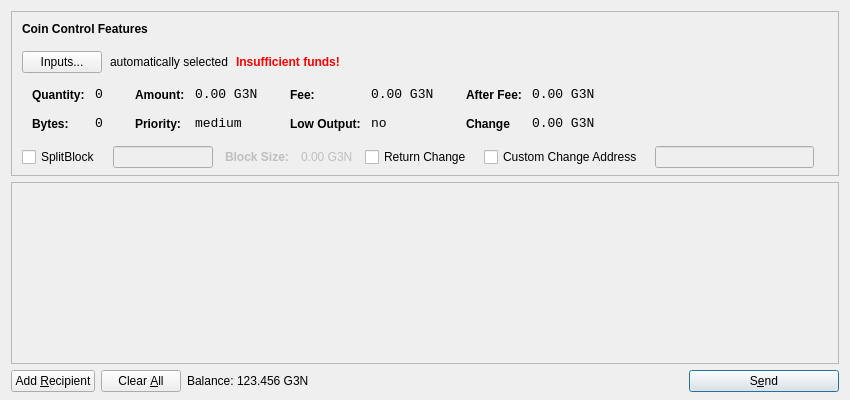
<?xml version="1.0" encoding="UTF-8"?>
<ui version="4.0">
 <class>SendCoinsDialog</class>
 <widget class="QDialog" name="SendCoinsDialog">
  <property name="geometry">
   <rect>
    <x>0</x>
    <y>0</y>
    <width>850</width>
    <height>400</height>
   </rect>
  </property>
  <property name="windowTitle">
   <string>Send Coins</string>
  </property>
  <layout class="QVBoxLayout" name="verticalLayout" stretch="0,1,0">
   <property name="bottomMargin">
    <number>8</number>
   </property>
   <item>
    <widget class="QFrame" name="frameCoinControl">
     <property name="sizePolicy">
      <sizepolicy hsizetype="Expanding" vsizetype="Expanding">
       <horstretch>0</horstretch>
       <verstretch>0</verstretch>
      </sizepolicy>
     </property>
     <property name="maximumSize">
      <size>
       <width>16777215</width>
       <height>16777215</height>
      </size>
     </property>
     <property name="frameShape">
      <enum>QFrame::StyledPanel</enum>
     </property>
     <property name="frameShadow">
      <enum>QFrame::Sunken</enum>
     </property>
     <layout class="QVBoxLayout" name="verticalLayoutCoinControl2">
      <property name="spacing">
       <number>-1</number>
      </property>
      <property name="leftMargin">
       <number>0</number>
      </property>
      <property name="topMargin">
       <number>0</number>
      </property>
      <property name="rightMargin">
       <number>0</number>
      </property>
      <property name="bottomMargin">
       <number>6</number>
      </property>
      <item>
       <layout class="QVBoxLayout" name="verticalLayoutCoinControl" stretch="0,0,0,0,1">
        <property name="spacing">
         <number>0</number>
        </property>
        <property name="leftMargin">
         <number>10</number>
        </property>
        <property name="topMargin">
         <number>10</number>
        </property>
        <item>
         <layout class="QHBoxLayout" name="horizontalLayoutCoinControl1">
          <property name="bottomMargin">
           <number>15</number>
          </property>
          <item>
           <widget class="QLabel" name="labelCoinControlFeatures">
            <property name="sizePolicy">
             <sizepolicy hsizetype="Preferred" vsizetype="Maximum">
              <horstretch>0</horstretch>
              <verstretch>0</verstretch>
             </sizepolicy>
            </property>
            <property name="font">
             <font>
              <weight>75</weight>
              <bold>true</bold>
             </font>
            </property>
            <property name="styleSheet">
             <string notr="true">font-weight:bold;</string>
            </property>
            <property name="text">
             <string>Coin Control Features</string>
            </property>
           </widget>
          </item>
         </layout>
        </item>
        <item>
         <layout class="QHBoxLayout" name="horizontalLayoutCoinControl2" stretch="0,0,0,0">
          <property name="spacing">
           <number>8</number>
          </property>
          <property name="bottomMargin">
           <number>10</number>
          </property>
          <item>
           <widget class="QPushButton" name="pushButtonCoinControl">
            <property name="styleSheet">
             <string notr="true"/>
            </property>
            <property name="text">
             <string>Inputs...</string>
            </property>
           </widget>
          </item>
          <item>
           <widget class="QLabel" name="labelCoinControlAutomaticallySelected">
            <property name="text">
             <string>automatically selected</string>
            </property>
            <property name="margin">
             <number>5</number>
            </property>
           </widget>
          </item>
          <item>
           <widget class="QLabel" name="labelCoinControlInsuffFunds">
            <property name="font">
             <font>
              <weight>75</weight>
              <bold>true</bold>
             </font>
            </property>
            <property name="styleSheet">
             <string notr="true">color:red;font-weight:bold;</string>
            </property>
            <property name="text">
             <string>Insufficient funds!</string>
            </property>
            <property name="margin">
             <number>5</number>
            </property>
           </widget>
          </item>
          <item>
           <spacer name="horizontalSpacerCoinControl">
            <property name="orientation">
             <enum>Qt::Horizontal</enum>
            </property>
            <property name="sizeHint" stdset="0">
             <size>
              <width>40</width>
              <height>1</height>
             </size>
            </property>
           </spacer>
          </item>
         </layout>
        </item>
        <item>
         <widget class="QWidget" name="widgetCoinControl" native="true">
          <property name="sizePolicy">
           <sizepolicy hsizetype="Preferred" vsizetype="Preferred">
            <horstretch>0</horstretch>
            <verstretch>0</verstretch>
           </sizepolicy>
          </property>
          <property name="minimumSize">
           <size>
            <width>0</width>
            <height>0</height>
           </size>
          </property>
          <property name="styleSheet">
           <string notr="true"/>
          </property>
          <layout class="QHBoxLayout" name="horizontalLayoutCoinControl5">
           <property name="margin">
            <number>0</number>
           </property>
           <item>
            <layout class="QHBoxLayout" name="horizontalLayoutCoinControl3" stretch="0,0,0,1">
             <property name="spacing">
              <number>20</number>
             </property>
             <property name="topMargin">
              <number>0</number>
             </property>
             <property name="bottomMargin">
              <number>10</number>
             </property>
             <item>
              <layout class="QFormLayout" name="formLayoutCoinControl1">
               <property name="horizontalSpacing">
                <number>10</number>
               </property>
               <property name="verticalSpacing">
                <number>14</number>
               </property>
               <property name="leftMargin">
                <number>10</number>
               </property>
               <property name="topMargin">
                <number>4</number>
               </property>
               <property name="rightMargin">
                <number>6</number>
               </property>
               <item row="0" column="0">
                <widget class="QLabel" name="labelCoinControlQuantityText">
                 <property name="styleSheet">
                  <string notr="true">font-weight:bold;</string>
                 </property>
                 <property name="text">
                  <string>Quantity:</string>
                 </property>
                 <property name="margin">
                  <number>0</number>
                 </property>
                </widget>
               </item>
               <item row="0" column="1">
                <widget class="QLabel" name="labelCoinControlQuantity">
                 <property name="font">
                  <font>
                   <family>Monospace</family>
                   <pointsize>10</pointsize>
                  </font>
                 </property>
                 <property name="cursor">
                  <cursorShape>IBeamCursor</cursorShape>
                 </property>
                 <property name="contextMenuPolicy">
                  <enum>Qt::ActionsContextMenu</enum>
                 </property>
                 <property name="text">
                  <string>0</string>
                 </property>
                 <property name="margin">
                  <number>0</number>
                 </property>
                 <property name="textInteractionFlags">
                  <set>Qt::LinksAccessibleByMouse|Qt::TextSelectableByKeyboard|Qt::TextSelectableByMouse</set>
                 </property>
                </widget>
               </item>
               <item row="1" column="0">
                <widget class="QLabel" name="labelCoinControlBytesText">
                 <property name="styleSheet">
                  <string notr="true">font-weight:bold;</string>
                 </property>
                 <property name="text">
                  <string>Bytes:</string>
                 </property>
                </widget>
               </item>
               <item row="1" column="1">
                <widget class="QLabel" name="labelCoinControlBytes">
                 <property name="font">
                  <font>
                   <family>Monospace</family>
                   <pointsize>10</pointsize>
                  </font>
                 </property>
                 <property name="cursor">
                  <cursorShape>IBeamCursor</cursorShape>
                 </property>
                 <property name="contextMenuPolicy">
                  <enum>Qt::ActionsContextMenu</enum>
                 </property>
                 <property name="text">
                  <string>0</string>
                 </property>
                 <property name="textInteractionFlags">
                  <set>Qt::LinksAccessibleByMouse|Qt::TextSelectableByKeyboard|Qt::TextSelectableByMouse</set>
                 </property>
                </widget>
               </item>
              </layout>
             </item>
             <item>
              <layout class="QFormLayout" name="formLayoutCoinControl2">
               <property name="horizontalSpacing">
                <number>10</number>
               </property>
               <property name="verticalSpacing">
                <number>14</number>
               </property>
               <property name="leftMargin">
                <number>6</number>
               </property>
               <property name="topMargin">
                <number>4</number>
               </property>
               <property name="rightMargin">
                <number>6</number>
               </property>
               <item row="0" column="0">
                <widget class="QLabel" name="labelCoinControlAmountText">
                 <property name="styleSheet">
                  <string notr="true">font-weight:bold;</string>
                 </property>
                 <property name="text">
                  <string>Amount:</string>
                 </property>
                 <property name="margin">
                  <number>0</number>
                 </property>
                </widget>
               </item>
               <item row="0" column="1">
                <widget class="QLabel" name="labelCoinControlAmount">
                 <property name="font">
                  <font>
                   <family>Monospace</family>
                   <pointsize>10</pointsize>
                  </font>
                 </property>
                 <property name="cursor">
                  <cursorShape>IBeamCursor</cursorShape>
                 </property>
                 <property name="contextMenuPolicy">
                  <enum>Qt::ActionsContextMenu</enum>
                 </property>
                 <property name="text">
                  <string>0.00 G3N</string>
                 </property>
                 <property name="textInteractionFlags">
                  <set>Qt::LinksAccessibleByMouse|Qt::TextSelectableByKeyboard|Qt::TextSelectableByMouse</set>
                 </property>
                </widget>
               </item>
               <item row="1" column="0">
                <widget class="QLabel" name="labelCoinControlPriorityText">
                 <property name="styleSheet">
                  <string notr="true">font-weight:bold;</string>
                 </property>
                 <property name="text">
                  <string>Priority:</string>
                 </property>
                </widget>
               </item>
               <item row="1" column="1">
                <widget class="QLabel" name="labelCoinControlPriority">
                 <property name="font">
                  <font>
                   <family>Monospace</family>
                   <pointsize>10</pointsize>
                  </font>
                 </property>
                 <property name="cursor">
                  <cursorShape>IBeamCursor</cursorShape>
                 </property>
                 <property name="contextMenuPolicy">
                  <enum>Qt::ActionsContextMenu</enum>
                 </property>
                 <property name="text">
                  <string>medium</string>
                 </property>
                 <property name="textInteractionFlags">
                  <set>Qt::LinksAccessibleByMouse|Qt::TextSelectableByKeyboard|Qt::TextSelectableByMouse</set>
                 </property>
                </widget>
               </item>
              </layout>
             </item>
             <item>
              <layout class="QFormLayout" name="formLayoutCoinControl3">
               <property name="horizontalSpacing">
                <number>10</number>
               </property>
               <property name="verticalSpacing">
                <number>14</number>
               </property>
               <property name="leftMargin">
                <number>6</number>
               </property>
               <property name="topMargin">
                <number>4</number>
               </property>
               <property name="rightMargin">
                <number>6</number>
               </property>
               <item row="0" column="0">
                <widget class="QLabel" name="labelCoinControlFeeText">
                 <property name="styleSheet">
                  <string notr="true">font-weight:bold;</string>
                 </property>
                 <property name="text">
                  <string>Fee:</string>
                 </property>
                 <property name="margin">
                  <number>0</number>
                 </property>
                </widget>
               </item>
               <item row="0" column="1">
                <widget class="QLabel" name="labelCoinControlFee">
                 <property name="font">
                  <font>
                   <family>Monospace</family>
                   <pointsize>10</pointsize>
                  </font>
                 </property>
                 <property name="cursor">
                  <cursorShape>IBeamCursor</cursorShape>
                 </property>
                 <property name="contextMenuPolicy">
                  <enum>Qt::ActionsContextMenu</enum>
                 </property>
                 <property name="text">
                  <string>0.00 G3N</string>
                 </property>
                 <property name="textInteractionFlags">
                  <set>Qt::LinksAccessibleByMouse|Qt::TextSelectableByKeyboard|Qt::TextSelectableByMouse</set>
                 </property>
                </widget>
               </item>
               <item row="1" column="0">
                <widget class="QLabel" name="labelCoinControlLowOutputText">
                 <property name="styleSheet">
                  <string notr="true">font-weight:bold;</string>
                 </property>
                 <property name="text">
                  <string>Low Output:</string>
                 </property>
                </widget>
               </item>
               <item row="1" column="1">
                <widget class="QLabel" name="labelCoinControlLowOutput">
                 <property name="font">
                  <font>
                   <family>Monospace</family>
                   <pointsize>10</pointsize>
                  </font>
                 </property>
                 <property name="cursor">
                  <cursorShape>IBeamCursor</cursorShape>
                 </property>
                 <property name="contextMenuPolicy">
                  <enum>Qt::ActionsContextMenu</enum>
                 </property>
                 <property name="text">
                  <string>no</string>
                 </property>
                 <property name="textInteractionFlags">
                  <set>Qt::LinksAccessibleByMouse|Qt::TextSelectableByKeyboard|Qt::TextSelectableByMouse</set>
                 </property>
                </widget>
               </item>
              </layout>
             </item>
             <item>
              <layout class="QFormLayout" name="formLayoutCoinControl4">
			  <property name="fieldGrowthPolicy">
			  <enum>QFormLayout::AllNonFixedFieldsGrow</enum>
				</property>
               <property name="horizontalSpacing">
                <number>10</number>
               </property>
               <property name="verticalSpacing">
                <number>14</number>
               </property>
               <property name="leftMargin">
                <number>6</number>
               </property>
               <property name="topMargin">
                <number>4</number>
               </property>
               <property name="rightMargin">
                <number>6</number>
               </property>
               <item row="0" column="0">
                <widget class="QLabel" name="labelCoinControlAfterFeeText">
                 <property name="styleSheet">
                  <string notr="true">font-weight:bold;</string>
                 </property>
                 <property name="text">
                  <string>After Fee:</string>
                 </property>
                 <property name="margin">
                  <number>0</number>
                 </property>
                </widget>
               </item>
               <item row="0" column="1">
                <widget class="QLabel" name="labelCoinControlAfterFee">
                 <property name="font">
                  <font>
                   <family>Monospace</family>
                   <pointsize>10</pointsize>
                  </font>
                 </property>
                 <property name="cursor">
                  <cursorShape>IBeamCursor</cursorShape>
                 </property>
                 <property name="contextMenuPolicy">
                  <enum>Qt::ActionsContextMenu</enum>
                 </property>
                 <property name="text">
                  <string>0.00 G3N</string>
                 </property>
                 <property name="textInteractionFlags">
                  <set>Qt::LinksAccessibleByMouse|Qt::TextSelectableByKeyboard|Qt::TextSelectableByMouse</set>
                 </property>
                </widget>
               </item>
               <item row="1" column="0">
                <widget class="QLabel" name="labelCoinControlChangeText">
                 <property name="styleSheet">
                  <string notr="true">font-weight:bold;</string>
                 </property>
                 <property name="text">
                  <string>Change</string>
                 </property>
                </widget>
               </item>
               <item row="1" column="1">
                <widget class="QLabel" name="labelCoinControlChange">
                 <property name="font">
                  <font>
                   <family>Monospace</family>
                   <pointsize>10</pointsize>
                  </font>
                 </property>
                 <property name="cursor">
                  <cursorShape>IBeamCursor</cursorShape>
                 </property>
                 <property name="contextMenuPolicy">
                  <enum>Qt::ActionsContextMenu</enum>
                 </property>
                 <property name="text">
                  <string>0.00 G3N</string>
                 </property>
                 <property name="textInteractionFlags">
                  <set>Qt::LinksAccessibleByMouse|Qt::TextSelectableByKeyboard|Qt::TextSelectableByMouse</set>
                 </property>
                </widget>
               </item>
              </layout>
             </item>
            </layout>
           </item>
          </layout>
         </widget>
        </item>
        <item>
         <layout class="QHBoxLayout" name="horizontalLayoutCoinControl4" stretch="0,0,0,0">
          <property name="spacing">
           <number>12</number>
          </property>
          <property name="sizeConstraint">
           <enum>QLayout::SetDefaultConstraint</enum>
          </property>
          <property name="topMargin">
           <number>5</number>
          </property>
          <property name="rightMargin">
           <number>5</number>
          </property>
          <item>
		  <widget class="QCheckBox" name="splitBlockCheckBox">
            <property name="text">
             <string>SplitBlock</string>
            </property>
           </widget>
          </item>
          <item>
           <widget class="QLineEdit" name="splitBlockLineEdit">
            <property name="enabled">
             <bool>false</bool>
            </property>
            <property name="sizePolicy">
             <sizepolicy hsizetype="Fixed" vsizetype="Fixed">
              <horstretch>0</horstretch>
              <verstretch>0</verstretch>
             </sizepolicy>
            </property>
            <property name="maximumSize">
             <size>
              <width>100</width>
              <height>16777215</height>
             </size>
            </property>
           </widget>
          </item>
          <item>
           <widget class="QLabel" name="labelBlockSizeText">
            <property name="enabled">
             <bool>false</bool>
            </property>
            <property name="font">
             <font>
              <weight>75</weight>
              <bold>true</bold>
             </font>
            </property>
            <property name="text">
             <string>Block Size:</string>
            </property>
           </widget>
          </item>
          <item>
           <widget class="QLabel" name="labelBlockSize">
            <property name="enabled">
             <bool>false</bool>
            </property>
            <property name="text">
             <string>0.00 G3N</string>
            </property>
           </widget>
          </item>
          <item>
           <widget class="QCheckBox" name="returnChangeCheckBox">
            <property name="text">
             <string>Return Change</string>
            </property>
           </widget>
          </item>
          <item>
           <widget class="QCheckBox" name="checkBoxCoinControlChange">
            <property name="text">
             <string>Custom Change Address</string>
            </property>
           </widget>
          </item>
          <item>
           <widget class="QLineEdit" name="lineEditCoinControlChange">
            <property name="enabled">
             <bool>false</bool>
            </property>
            <property name="sizePolicy">
             <sizepolicy hsizetype="Expanding" vsizetype="Fixed">
              <horstretch>0</horstretch>
              <verstretch>0</verstretch>
             </sizepolicy>
            </property>
           </widget>
          </item>
          <item>
           <widget class="QLabel" name="labelCoinControlChangeLabel">
            <property name="sizePolicy">
             <sizepolicy hsizetype="Preferred" vsizetype="Expanding">
              <horstretch>0</horstretch>
              <verstretch>0</verstretch>
             </sizepolicy>
            </property>
            <property name="minimumSize">
             <size>
              <width>0</width>
              <height>0</height>
             </size>
            </property>
            <property name="text">
             <string/>
            </property>
            <property name="margin">
             <number>3</number>
            </property>
           </widget>
          </item>
         </layout>
        </item>
        <item>
         <spacer name="verticalSpacerCoinControl">
          <property name="orientation">
           <enum>Qt::Vertical</enum>
          </property>
          <property name="sizeHint" stdset="0">
           <size>
            <width>800</width>
            <height>1</height>
           </size>
          </property>
         </spacer>
        </item>
       </layout>
      </item>
     </layout>
    </widget>
   </item>
   <item>
    <widget class="QScrollArea" name="scrollArea">
     <property name="widgetResizable">
      <bool>true</bool>
     </property>
     <widget class="QWidget" name="scrollAreaWidgetContents">
      <property name="geometry">
       <rect>
        <x>0</x>
        <y>0</y>
        <width>830</width>
        <height>158</height>
       </rect>
      </property>
      <layout class="QVBoxLayout" name="verticalLayout_2">
       <property name="margin">
        <number>0</number>
       </property>
       <item>
        <layout class="QVBoxLayout" name="entries">
         <property name="spacing">
          <number>6</number>
         </property>
        </layout>
       </item>
       <item>
        <spacer name="verticalSpacer">
         <property name="orientation">
          <enum>Qt::Vertical</enum>
         </property>
         <property name="sizeHint" stdset="0">
          <size>
           <width>20</width>
           <height>40</height>
          </size>
         </property>
        </spacer>
       </item>
      </layout>
     </widget>
    </widget>
   </item>
   <item>
    <layout class="QHBoxLayout" name="horizontalLayout">
     <item>
      <widget class="QPushButton" name="addButton">
       <property name="toolTip">
        <string>Send to multiple recipients at once</string>
       </property>
       <property name="text">
        <string>Add &amp;Recipient</string>
       </property>
       <property name="icon">
        <iconset resource="../bitcoin.qrc">
         <normaloff>:/icons/add</normaloff>:/icons/add</iconset>
       </property>
       <property name="autoDefault">
        <bool>false</bool>
       </property>
      </widget>
     </item>
     <item>
      <widget class="QPushButton" name="clearButton">
       <property name="sizePolicy">
        <sizepolicy hsizetype="Minimum" vsizetype="Fixed">
         <horstretch>0</horstretch>
         <verstretch>0</verstretch>
        </sizepolicy>
       </property>
       <property name="toolTip">
        <string>Remove all transaction fields</string>
       </property>
       <property name="text">
        <string>Clear &amp;All</string>
       </property>
       <property name="icon">
        <iconset resource="../bitcoin.qrc">
         <normaloff>:/icons/remove</normaloff>:/icons/remove</iconset>
       </property>
       <property name="autoRepeatDelay">
        <number>300</number>
       </property>
       <property name="autoDefault">
        <bool>false</bool>
       </property>
      </widget>
     </item>
     <item>
      <layout class="QHBoxLayout" name="horizontalLayout_2">
       <property name="spacing">
        <number>3</number>
       </property>
       <item>
        <widget class="QLabel" name="label">
         <property name="sizePolicy">
          <sizepolicy hsizetype="Preferred" vsizetype="Fixed">
           <horstretch>0</horstretch>
           <verstretch>0</verstretch>
          </sizepolicy>
         </property>
         <property name="text">
          <string>Balance:</string>
         </property>
        </widget>
       </item>
       <item>
        <widget class="QLabel" name="labelBalance">
         <property name="sizePolicy">
          <sizepolicy hsizetype="Preferred" vsizetype="Fixed">
           <horstretch>0</horstretch>
           <verstretch>0</verstretch>
          </sizepolicy>
         </property>
         <property name="cursor">
          <cursorShape>IBeamCursor</cursorShape>
         </property>
         <property name="text">
          <string>123.456 G3N</string>
         </property>
         <property name="textInteractionFlags">
          <set>Qt::LinksAccessibleByMouse|Qt::TextSelectableByKeyboard|Qt::TextSelectableByMouse</set>
         </property>
        </widget>
       </item>
      </layout>
     </item>
     <item>
      <spacer name="horizontalSpacer">
       <property name="orientation">
        <enum>Qt::Horizontal</enum>
       </property>
       <property name="sizeHint" stdset="0">
        <size>
         <width>40</width>
         <height>20</height>
        </size>
       </property>
      </spacer>
     </item>
     <item>
      <widget class="QPushButton" name="sendButton">
       <property name="minimumSize">
        <size>
         <width>150</width>
         <height>0</height>
        </size>
       </property>
       <property name="toolTip">
        <string>Confirm the send action</string>
       </property>
       <property name="text">
        <string>S&amp;end</string>
       </property>
       <property name="icon">
        <iconset resource="../bitcoin.qrc">
         <normaloff>:/icons/send</normaloff>:/icons/send</iconset>
       </property>
       <property name="default">
        <bool>true</bool>
       </property>
      </widget>
     </item>
    </layout>
   </item>
  </layout>
 </widget>
 <resources>
  <include location="../bitcoin.qrc"/>
 </resources>
 <connections/>
</ui>
